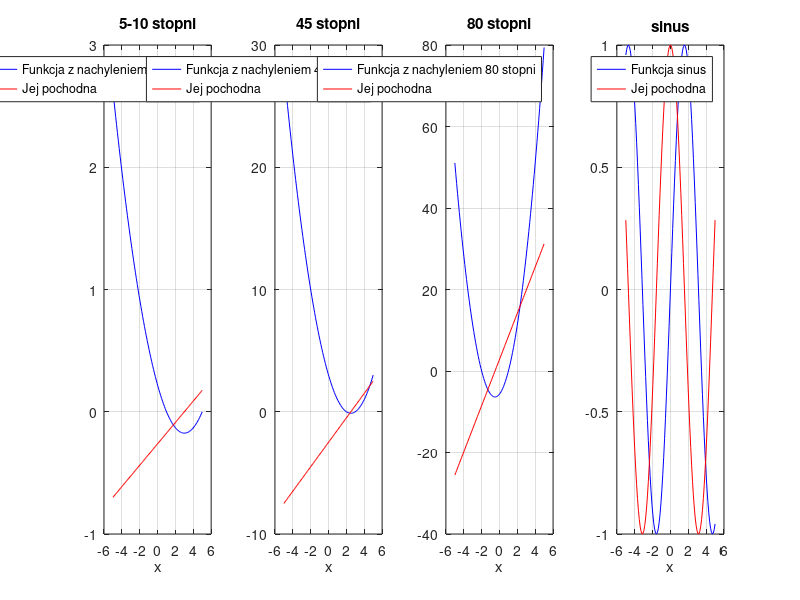

Source code (MATLAB): (Note: this script raises an error after producing the figure.)
% problem 9.3.1 (**) - metoda regula-falsi
clear all; close all; clc;

deg_5  = [1,  5];
deg_45 = [2,  3];   % miejsca zerowe funkcji
deg_80 = [-2, 1];

f_sin = @(x) sin(x);   
f_5  = @(x) tan(deg2rad(5))/2  * (x - deg_5(1))  .* (x - deg_5(2));
f_45 = @(x) tan(deg2rad(45))/2 * (x - deg_45(1)) .* (x - deg_45(2));        % Deklaracja funkcji
f_80 = @(x) tan(deg2rad(80))/2 * (x - deg_80(1)) .* (x - deg_80(2));

df_sin = @(x) cos(x);
df_5  = @(x) 2 * tan(deg2rad(5))/2  * x - tan(deg2rad(5))/2  * sum(deg_5);
df_45 = @(x) 2 * tan(deg2rad(45))/2 * x - tan(deg2rad(45))/2 * sum(deg_45);     % Deklaracja pochodnych
df_80 = @(x) 2 * tan(deg2rad(80))/2 * x - tan(deg2rad(80))/2 * sum(deg_80);

x = linspace(-5, 5, 100);

figure;

subplot(1, 4, 1);
plot(x, f_5(x), 'b-', x, df_5(x), 'r-');
title('5-10 stopni'); xlabel('x'); grid on;
legend('Funkcja z nachyleniem 5 stopni', 'Jej pochodna');

subplot(1, 4, 2);
plot(x, f_45(x), 'b-', x, df_45(x), 'r-');
title('45 stopni'); xlabel('x'); grid on;
legend('Funkcja z nachyleniem 45 stopni', 'Jej pochodna');

subplot(1, 4, 3);
plot(x, f_80(x), 'b-', x, df_80(x), 'r-');
title('80 stopni'); xlabel('x'); grid on;
legend('Funkcja z nachyleniem 80 stopni', 'Jej pochodna');

subplot(1, 4, 4);
plot(x, f_sin(x), 'b-', x, df_sin(x), 'r-');
title('sinus'); xlabel('x'); grid on;
legend('Funkcja sinus', 'Jej pochodna');

pause;

it = 12;

regula_falsi_sin = nonlinsolvers(f_sin, df_sin, pi-pi/5, pi+pi/5, 'regula-falsi', it);
regula_falsi_5  = nonlinsolvers(f_5,  df_5,  0, 2.5, 'regula-falsi', it);       
regula_falsi_45 = nonlinsolvers(f_45, df_45, 1, 2.9, 'regula-falsi', it);  % szacowanie miejsc zerowych  
regula_falsi_80 = nonlinsolvers(f_80, df_80, 0,   3, 'regula-falsi', it);

figure;
subplot(1, 4, 1);
grid on;
plot(1:it, regula_falsi_45, 'o-'); xlabel('iter'); ylabel('cb(iter)');
title("45 stopni");
subplot(1, 4, 2);
plot(1:it, regula_falsi_5, 'o-'); xlabel('iter'); ylabel('cb(iter)');
title("5 stopni");
subplot(1, 4, 3);
plot(1:it, regula_falsi_80, 'o-'); xlabel('iter'); ylabel('cb(iter)');
title("80 stopni");
subplot(1, 4, 4);
plot(1:it, regula_falsi_sin, 'o-'); xlabel('iter'); ylabel('cb(iter)');
title("sinus");
